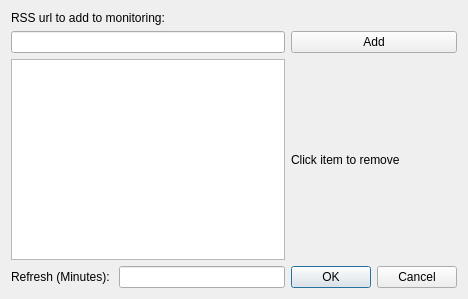
<?xml version="1.0" encoding="UTF-8"?>
<ui version="4.0">
 <class>Dialog</class>
 <widget class="QDialog" name="Dialog">
  <property name="geometry">
   <rect>
    <x>0</x>
    <y>0</y>
    <width>468</width>
    <height>299</height>
   </rect>
  </property>
  <property name="windowTitle">
   <string>Settings</string>
  </property>
  <layout class="QGridLayout" name="gridLayout">
   <item row="0" column="0" colspan="2">
    <widget class="QLabel" name="label">
     <property name="text">
      <string>RSS url to add to monitoring:</string>
     </property>
    </widget>
   </item>
   <item row="1" column="0" colspan="2">
    <widget class="QLineEdit" name="lineEditUrl"/>
   </item>
   <item row="1" column="2">
    <widget class="QPushButton" name="pushAddButton">
     <property name="text">
      <string>Add</string>
     </property>
    </widget>
   </item>
   <item row="2" column="0" colspan="2">
    <widget class="QListWidget" name="listWidgetUrls"/>
   </item>
   <item row="2" column="2">
    <widget class="QLabel" name="label_2">
     <property name="text">
      <string>Click item to remove</string>
     </property>
    </widget>
   </item>
   <item row="3" column="0">
    <widget class="QLabel" name="label_3">
     <property name="text">
      <string>Refresh (Minutes): </string>
     </property>
    </widget>
   </item>
   <item row="3" column="1">
    <widget class="QLineEdit" name="lineEditRefresh">
     <property name="inputMethodHints">
      <set>Qt::ImhDigitsOnly|Qt::ImhFormattedNumbersOnly|Qt::ImhPreferNumbers</set>
     </property>
    </widget>
   </item>
   <item row="3" column="2">
    <widget class="QDialogButtonBox" name="buttonBox">
     <property name="orientation">
      <enum>Qt::Horizontal</enum>
     </property>
     <property name="standardButtons">
      <set>QDialogButtonBox::Cancel|QDialogButtonBox::Ok</set>
     </property>
    </widget>
   </item>
  </layout>
 </widget>
 <resources/>
 <connections/>
</ui>
